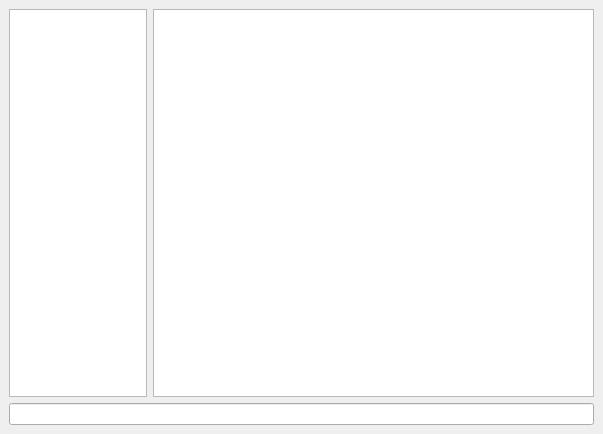
<?xml version="1.0" encoding="UTF-8"?>
<ui version="4.0">
 <class>MainWindow</class>
 <widget class="QMainWindow" name="MainWindow">
  <property name="geometry">
   <rect>
    <x>0</x>
    <y>0</y>
    <width>603</width>
    <height>434</height>
   </rect>
  </property>
  <property name="sizePolicy">
   <sizepolicy hsizetype="Expanding" vsizetype="Expanding">
    <horstretch>0</horstretch>
    <verstretch>0</verstretch>
   </sizepolicy>
  </property>
  <property name="minimumSize">
   <size>
    <width>603</width>
    <height>434</height>
   </size>
  </property>
  <property name="windowTitle">
   <string>MainWindow</string>
  </property>
  <widget class="QWidget" name="centralwidget">
   <layout class="QGridLayout" name="gridLayout">
    <item row="0" column="0">
     <widget class="QListWidget" name="listWidget">
      <property name="minimumSize">
       <size>
        <width>121</width>
        <height>381</height>
       </size>
      </property>
     </widget>
    </item>
    <item row="0" column="1">
     <widget class="QTextEdit" name="textEdit">
      <property name="enabled">
       <bool>true</bool>
      </property>
      <property name="sizePolicy">
       <sizepolicy hsizetype="Expanding" vsizetype="Expanding">
        <horstretch>0</horstretch>
        <verstretch>0</verstretch>
       </sizepolicy>
      </property>
      <property name="minimumSize">
       <size>
        <width>441</width>
        <height>381</height>
       </size>
      </property>
     </widget>
    </item>
    <item row="1" column="0" colspan="2">
     <widget class="QLineEdit" name="lineEdit">
      <property name="minimumSize">
       <size>
        <width>571</width>
        <height>21</height>
       </size>
      </property>
     </widget>
    </item>
   </layout>
  </widget>
 </widget>
 <resources/>
 <connections/>
</ui>
